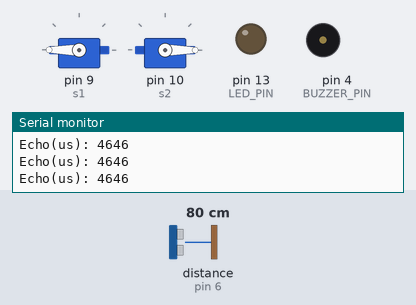
Bench run of a sketch on a simulated Arduino Uno, built with avr-gcc and run on an emulated ATmega328P. Parts: 2 × servo, output pins drawn as LEDs (lit = HIGH), buzzer (waves = sounding), the last lines printed to the serial monitor. Wiring (inferred from the names in the program): ultrasonic range finder: trigger pin 7; echo pin 6. The inputs (shaded band) are chosen by the test bench; at power-on: distance to the obstacle (sensor on pin 6) 80 cm. The echo pulse lasts 58.3 µs per cm; pins used as bus, display or sensor lines are not drawn.

Above: at 2.3 s.
2.4 s: distance to the obstacle (sensor on pin 6) set to 10 cm
3.9 s: distance to the obstacle (sensor on pin 6) set to 7 cm
At 5.3 s:
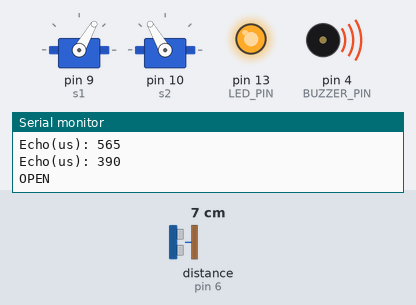
At 9.1 s:
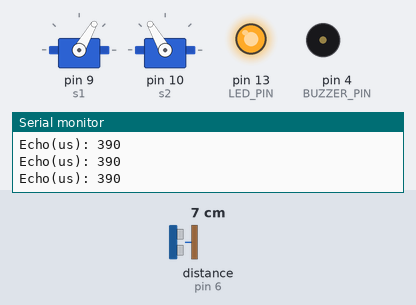
Timing chart, 0 to 10.6 s (numbered marks = the images above; inputs shaded):
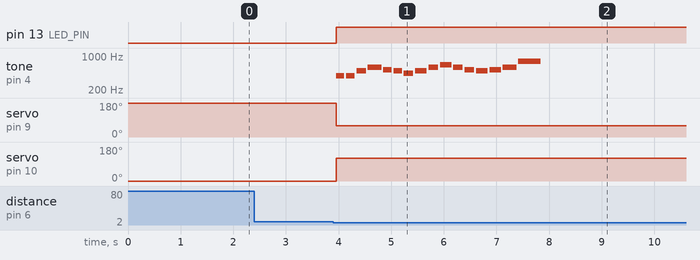

Measured:
- the behaviour switches between 9 and 8 cm on distance to the obstacle (sensor on pin 6) (found by bisection; images 0 and 1)
- after the input at 3.9 s, pin 13 (LED_PIN): LOW → HIGH after 0.05 s; tone on pin 4 (BUZZER_PIN): plays 392 Hz for 0.16 s, 392 Hz for 0.16 s, 494 Hz for 0.18 s, 587 Hz for 0.26 s, 523 Hz for 0.16 s, 494 Hz for 0.16 s … (16 notes in this stretch), starting after 0.05 s

The sketch:

IronMan_Helmet_Code.ino
```cpp
#include <Servo.h>

Servo s1, s2;

// ===== Servo angles =====
const int S1_CLOSE = 180;
const int S2_CLOSE = 0;
const int S1_OPEN  = 60;
const int S2_OPEN  = 120;

//buzzer pin
const int BUZZER_PIN = 4;


// ===== HC-SR04 pins =====
const int TRIG_PIN = 7;
const int ECHO_PIN = 6;

// ===== LED pin =====
const int LED_PIN = 13;   // change if needed

// ===== Your wave rule (RAW us) =====
const unsigned long WAVE_US = 500;     // echo < 500 => wave
const unsigned long REARM_US = 900;    // echo > 900 => hand away (re-arm)

// ===== Filter junk =====
const unsigned long MIN_VALID_US = 150; // anything below this is noise/helmet reflection

// ===== Prevent double toggle after movement =====
const unsigned long SETTLE_MS = 1500;
unsigned long lastMoveMs = 0;

bool isOpen = false;
bool armed = true;

unsigned long readEchoUS() {
  digitalWrite(TRIG_PIN, LOW);
  delayMicroseconds(2);
  digitalWrite(TRIG_PIN, HIGH);
  delayMicroseconds(10);
  digitalWrite(TRIG_PIN, LOW);

  return pulseIn(ECHO_PIN, HIGH, 30000); // 0 = no echo
}

void moveTo(int a1, int a2) {
  s1.write(a1);
  s2.write(a2);
}

void playHeroFanfare() {
  // Original cinematic hero fanfare (Avengers-style vibe, not the actual theme)
  const int notes[] = {
    392, 392, 494, 587,   // G4 G4 B4 D5
    523, 494, 440, 494,   // C5 B4 A4 B4
    587, 659, 587, 523,   // D5 E5 D5 C5
    494, 523, 587, 784    // B4 C5 D5 G5 (big finish)
  };

  const int dur[] = {
    160, 160, 180, 260,
    160, 160, 180, 220,
    180, 220, 180, 180,
    220, 220, 260, 420
  };

  for (int i = 0; i < (int)(sizeof(notes)/sizeof(notes[0])); i++) {
    tone(BUZZER_PIN, notes[i], dur[i]);
    delay(dur[i] + 35);
  }
  noTone(BUZZER_PIN);
}

void setup() {
  Serial.begin(9600);

  s1.attach(9);
  s2.attach(10);

  pinMode(BUZZER_PIN, OUTPUT);

  pinMode(TRIG_PIN, OUTPUT);
  pinMode(ECHO_PIN, INPUT);

  pinMode(LED_PIN, OUTPUT);
  digitalWrite(LED_PIN, LOW);

  moveTo(S1_CLOSE, S2_CLOSE);
  isOpen = false;

  Serial.println("READY: Wave when echo is 150..500us. Far when >900us.");
}

void loop() {
  if (millis() - lastMoveMs < SETTLE_MS) {
    delay(60);
    return;
  }

  unsigned long us = readEchoUS();

  // Print "real" readings only
  if (us == 0) {
    Serial.println("Echo(us): 0 (no echo)");
  } else if (us < MIN_VALID_US) {
    Serial.print("Echo(us): ");
    Serial.print(us);
    Serial.println(" (ignored tiny/noise)");
  } else {
    Serial.print("Echo(us): ");
    Serial.println(us);
  }

  // Ignore noise and 0 for wave detection
  bool valid = (us >= MIN_VALID_US);

  bool waveNow = (valid && us < WAVE_US);       // 150..499
  bool farNow  = (us == 0 || us > REARM_US);    // far or no echo

  if (farNow) armed = true;

  if (armed && waveNow) {
    armed = false;
    lastMoveMs = millis();

    if (!isOpen) {
      Serial.println("OPEN");
      moveTo(S1_OPEN, S2_OPEN);
      digitalWrite(LED_PIN, HIGH);
      playHeroFanfare();
      isOpen = true;
    } else {
      Serial.println("CLOSE");
      moveTo(S1_CLOSE, S2_CLOSE);
      digitalWrite(LED_PIN, LOW);
      isOpen = false;
    }
  }

  delay(60);
}
```
